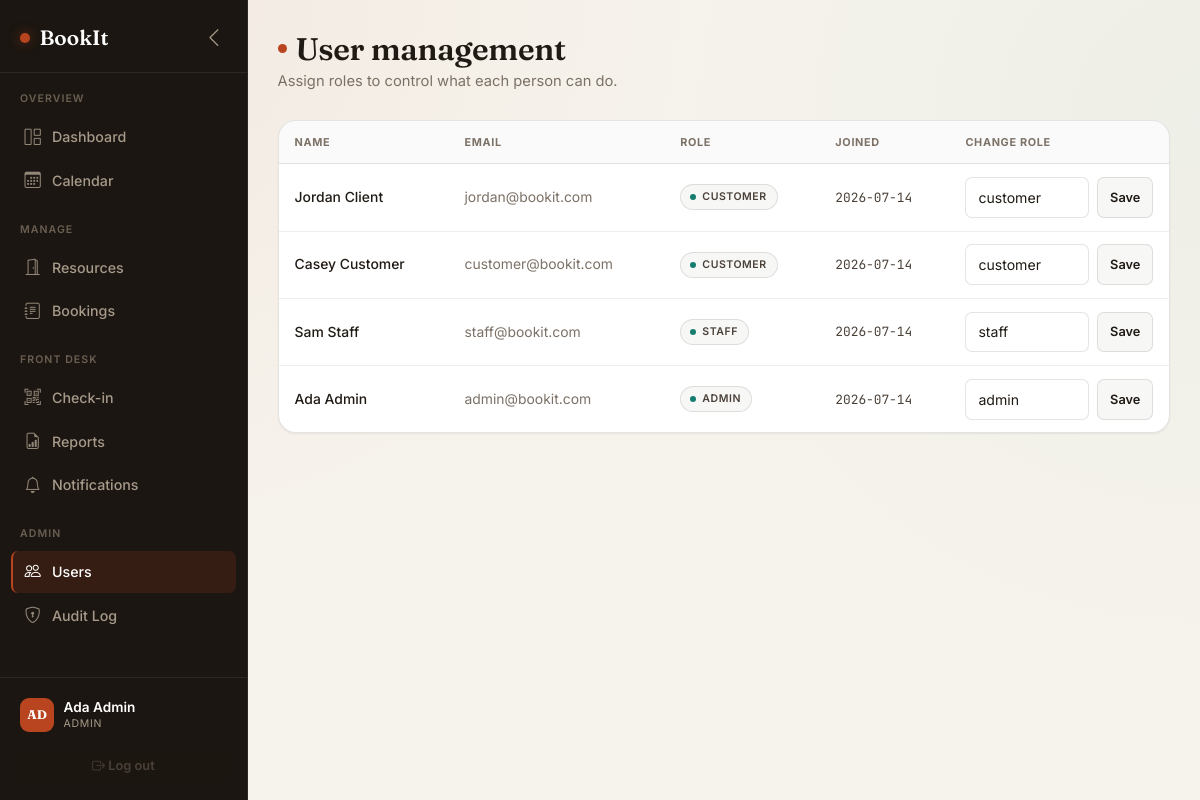
The app's page /users (signed in) with its own data.
### app/models/user.py (models this page shows, shortened)
class User(Base):
    __tablename__ = "users"
    id = Column(Integer, primary_key=True, index=True)
    full_name = Column(String(120), nullable=False)
    email = Column(String(255), unique=True, index=True, nullable=False)
    hashed_password = Column(String(255), nullable=False)
    role = Column(Enum(RoleEnum), default=RoleEnum.customer, nullable=False)
    is_active = Column(Boolean, default=True, nullable=False)
    created_at = Column(DateTime, default=lambda: datetime.now(timezone.utc))
    bookings = relationship("Booking", back_populates="customer", foreign_keys="Booking.customer_id")

### app/routers/users.py (the view)
@router.get("", response_class=HTMLResponse)
def list_users(
    request: Request,
    db: Session = Depends(get_db),
    user: User = Depends(require_roles(RoleEnum.admin)),
):
    repo = UserRepository(db)
    users = repo.list_all()
    return templates.TemplateResponse("users.html", {"request": request, "user": user, "users": users, "roles": list(RoleEnum)})

### app/templates/users.html (shortened to what this page needs)
{% extends "base.html" %}
{% block content %}
<h1 class="page-title">User management</h1>
<p class="page-subtitle">Assign roles to control what each person can do.</p>
<div class="table-card mt-3">
  <div class="table-responsive">
    <table class="table mb-0">
      <thead>
        <tr><th>Name</th><th>Email</th><th>Role</th><th>Joined</th><th style="width:220px;">Change role</th></tr>
      </thead>
      <tbody>
        {% for u in users %}
        <tr>
          <td class="fw-medium" style="color:var(--ink);">{{ u.full_name }}</td>
          <td class="text-muted">{{ u.email }}</td>
          <td><span class="chip chip-role"><span class="chip-dot" style="background:var(--teal);"></span>{{ u.role.value }}</span></td>
          <td class="mono" style="font-size:0.8rem;">{{ u.created_at.strftime('%Y-%m-%d') }}</td>
          <td>
            <form method="post" action="/users/{{ u.id }}/role" class="d-flex gap-2">
              <select name="role" class="form-select form-select-sm">
                {% for r in roles %}
                <option value="{{ r.value }}" {{ 'selected' if u.role == r }}>{{ r.value }}</option>
                {% endfor %}
              </select>
              <button class="btn btn-sm btn-outline-primary" data-loading-text="Saving…">Save</button>
            </form>
          </td>
        </tr>
        {% endfor %}
      </tbody>
    </table>
  </div>
</div>
{% endblock %}

### app/templates/base.html (shortened to what this page needs)
<!DOCTYPE html>
<html lang="en">
<head>
    <link href="https://cdn.jsdelivr.net/npm/bootstrap@5.3.3/dist/css/bootstrap.min.css" rel="stylesheet">
    <link href="https://cdn.jsdelivr.net/npm/bootstrap-icons@1.11.3/font/bootstrap-icons.css" rel="stylesheet">
    <link href="/static/css/style.css" rel="stylesheet">
</head>
<body>
{% if user %}
<div class="app-shell">
  <aside class="sidebar" id="sidebar">
    <div class="sidebar-brand">
      <span class="dot"></span> <span class="brand-label">BookIt</span>
      <button class="sidebar-collapse-btn ms-auto d-none d-lg-flex" id="sidebarCollapseBtn" title="Collapse sidebar">
        <i class="bi bi-chevron-left"></i>
      </button>
    </div>
    <nav class="sidebar-nav">
      <div class="sidebar-section-label">Overview</div>
      <a href="/dashboard" class="sidebar-link {{ 'active' if request.url.path == '/dashboard' }}"><i class="bi bi-grid-1x2"></i> Dashboard</a>
      <a href="/calendar" class="sidebar-link {{ 'active' if request.url.path == '/calendar' }}"><i class="bi bi-calendar3"></i> Calendar</a>
      <div class="sidebar-section-label">Manage</div>
      <a href="/resources" class="sidebar-link {{ 'active' if request.url.path == '/resources' }}"><i class="bi bi-door-open"></i> Resources</a>
      <a href="/bookings" class="sidebar-link {{ 'active' if request.url.path == '/bookings' }}"><i class="bi bi-journal-text"></i> Bookings</a>
      {% if user.role.value in ["admin", "staff"] %}
      <div class="sidebar-section-label">Front Desk</div>
      <a href="/checkin" class="sidebar-link {{ 'active' if request.url.path == '/checkin' }}"><i class="bi bi-qr-code-scan"></i> Check-in</a>
      <a href="/reports" class="sidebar-link {{ 'active' if request.url.path == '/reports' }}"><i class="bi bi-file-earmark-bar-graph"></i> Reports</a>
      <a href="/notifications" class="sidebar-link {{ 'active' if request.url.path == '/notifications' }}"><i class="bi bi-bell"></i> Notifications</a>
      {% endif %}
      {% if user.role.value == "admin" %}
      <div class="sidebar-section-label">Admin</div>
      <a href="/users" class="sidebar-link {{ 'active' if request.url.path == '/users' }}"><i class="bi bi-people"></i> Users</a>
      <a href="/audit-log" class="sidebar-link {{ 'active' if request.url.path == '/audit-log' }}"><i class="bi bi-shield-lock"></i> Audit Log</a>
      {% endif %}
    </nav>
    <div class="sidebar-footer">
      <a href="/profile" class="sidebar-user text-decoration-none {{ 'active-profile' if request.url.path == '/profile' }}">
        <div class="sidebar-avatar">{{ user.full_name[:2].upper() }}</div>
        <div>
          <div class="sidebar-user-name">{{ user.full_name }}</div>
          <div class="sidebar-user-role">{{ user.role.value }}</div>
        </div>
      </a>
      <a href="/logout" class="btn btn-sm btn-light w-100"><i class="bi bi-box-arrow-right"></i> <span class="link-label">Log out</span></a>
    </div>
  </aside>
  <div class="main-area">
    <div class="content">
      {% block content %}{% endblock %}
    </div>
  </div>
</div>
{% else %}
{% block bare_content %}{% endblock %}
{% endif %}
</body>
</html>

### records on screen
User: full_name "AD", full_name "Ada Admin", role.value "ADMIN", email "admin@bookit.com", created_at "2026-07-14"
User: full_name "Jordan Client", email "jordan@bookit.com", role.value "CUSTOMER", created_at "2026-07-14"
User: full_name "Casey Customer", email "customer@bookit.com", role.value "CUSTOMER", created_at "2026-07-14"
User: full_name "Sam Staff", email "staff@bookit.com", role.value "STAFF", created_at "2026-07-14"

### other values on screen
form field role "customer"
form field role "staff"
form field role "admin"
